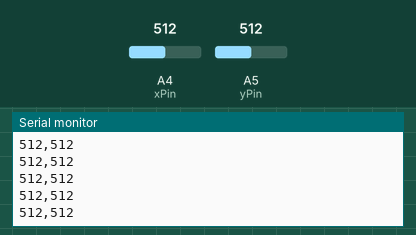
Simulated run of this sketch. Board: Arduino Uno, built with avr-gcc and run on an emulated ATmega328P. Parts: the last lines printed to the serial monitor. Inputs (shaded band) come from the test bench; at power-on: A4 (xPin) = 512, A5 (yPin) = 512.

Above: at 1.2 s.
1.3 s: A4 (xPin) set to 716
At 1.31 s:
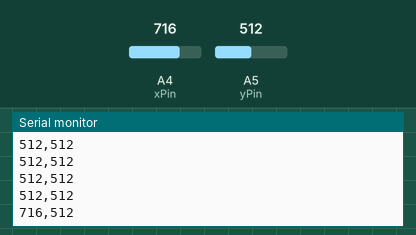
2.8 s: A5 (yPin) set to 716
At 2.82 s:
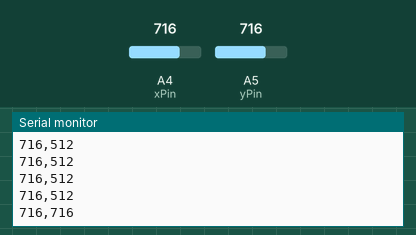
4.3 s: A4 (xPin) set to 900
At 4.33 s:
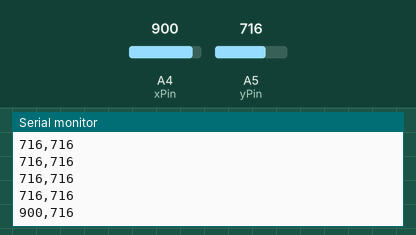
5.8 s: A5 (yPin) set to 900
At 5.84 s:
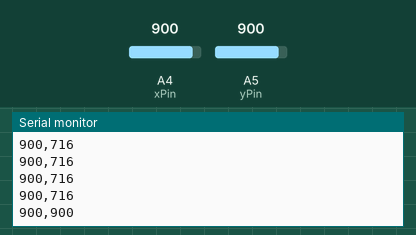
Timing chart, 0 to 8.3 s (numbered marks = the images above; inputs shaded):
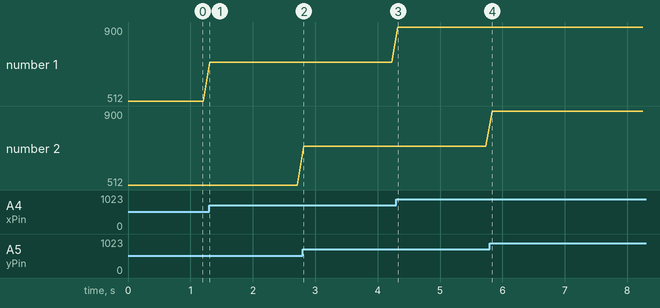

The sketch:

SendData.ino
```cpp
const int xPin = 4;
const int yPin = 5;

void setup()
{
    Serial.begin(9600);
}

void loop()
{
    int xValue;
    int yValue;
    xValue = analogRead(xPin);
    yValue = analogRead(yPin);

    //Serial.println(yValue);

    Serial.print(xValue);
    Serial.print(",");
    Serial.print(yValue);
    Serial.println("");


    delay(100);
}
```

Measured:
- after the input at 1.3 s, the serial monitor: prints a new line at once (image 1)
- after the input at 2.8 s, the serial monitor: prints a new line at once (image 2)
- after the input at 4.3 s, the serial monitor: prints a new line at once (image 3)
- after the input at 5.8 s, the serial monitor: prints a new line at once (image 4)
- plotted number 1: 512 → 716 after the input at 1.3 s, 716 → 900 after the input at 4.3 s
